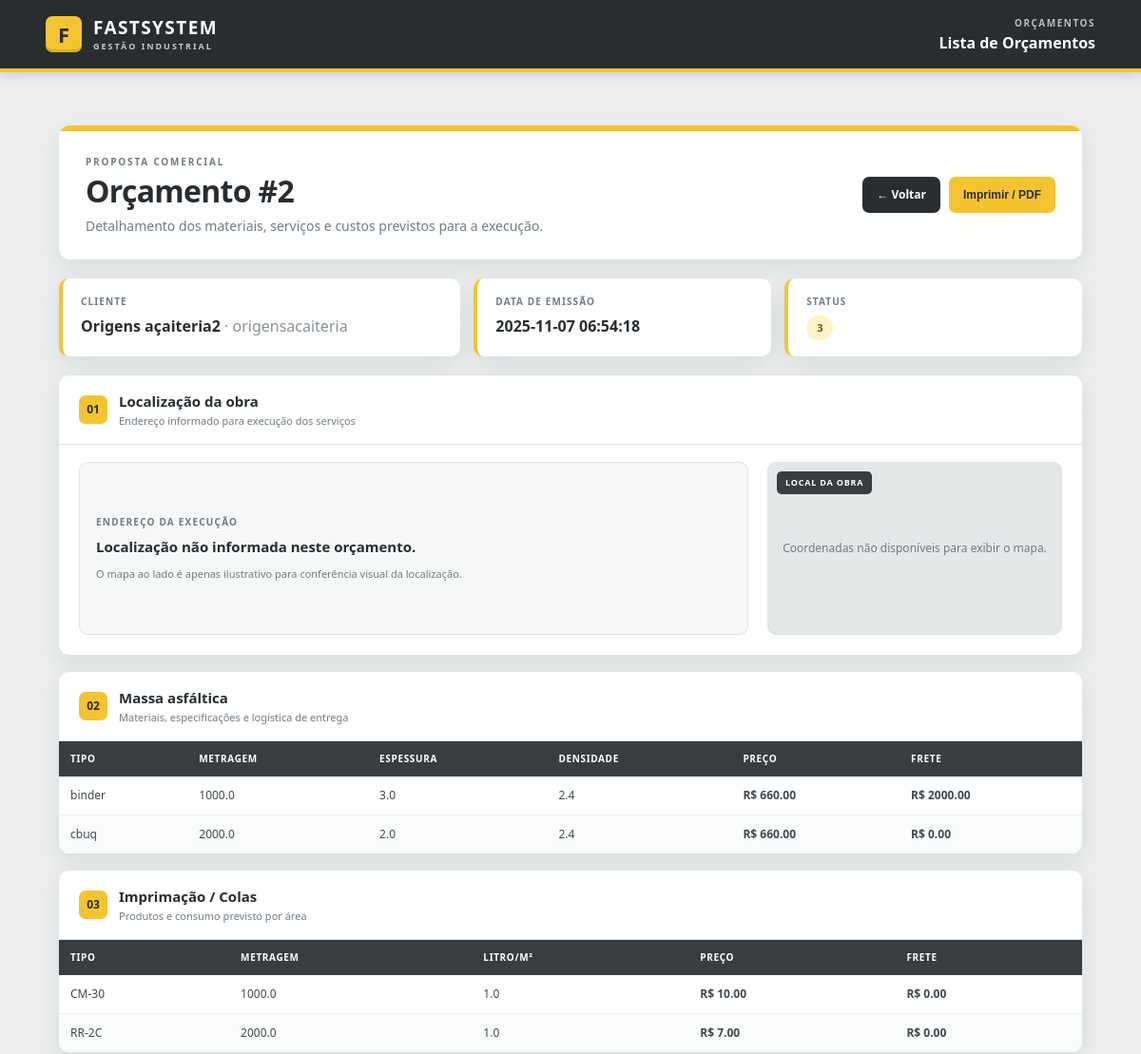
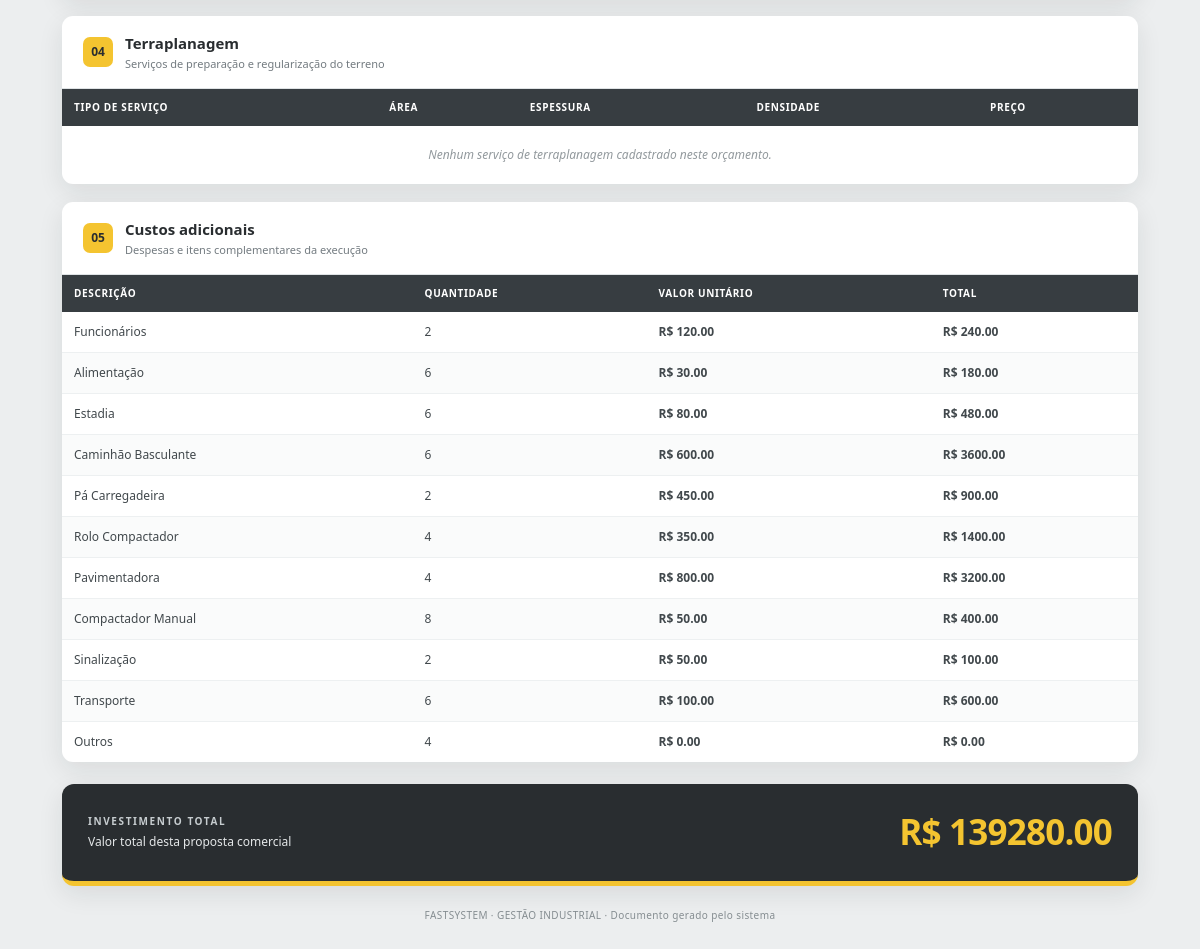
/orcamento/2, run on the app's committed database (2 pictures, top to bottom).
### tables this page shows
CREATE TABLE orcamentos (
    id INTEGER PRIMARY KEY AUTOINCREMENT,
    cliente_id INTEGER,
    cliente_nome TEXT,
    cliente_empresa TEXT,
    data_criacao TIMESTAMP DEFAULT CURRENT_TIMESTAMP,
    status_id INTEGER,
    total_geral REAL,
    observacoes TEXT, endereco TEXT, latitude REAL, longitude REAL,
    FOREIGN KEY (status_id) REFERENCES status(id)
);

CREATE TABLE camadas_massa (
    id INTEGER PRIMARY KEY AUTOINCREMENT,
    orcamento_id INTEGER,
    tipo TEXT,
    metragem REAL,
    espessura REAL,
    densidade REAL,
    preco REAL,
    perda REAL,
    frete REAL,
    FOREIGN KEY (orcamento_id) REFERENCES orcamentos(id)
);

CREATE TABLE camadas_cola (
    id INTEGER PRIMARY KEY AUTOINCREMENT,
    orcamento_id INTEGER,
    tipo TEXT,
    metragem REAL,
    litro_m REAL,
    litro_tonel REAL,
    preco_tonel REAL,
    perda REAL,
    frete_tonel REAL,
    FOREIGN KEY (orcamento_id) REFERENCES orcamentos(id)
);

CREATE TABLE custos_extras (
    id INTEGER PRIMARY KEY AUTOINCREMENT,
    orcamento_id INTEGER,
    tipo TEXT,
    quantidade INTEGER,
    valor_unitario REAL,
    total REAL,
    FOREIGN KEY (orcamento_id) REFERENCES orcamentos(id)
);

### app.py (the view)
@app.route("/orcamento/<int:orcamento_id>")
def ver_orcamento(orcamento_id):
    conn = sqlite3.connect("orcamentos.db")
    cur = conn.cursor()
    cur.execute("SELECT * FROM orcamentos WHERE id=?", (orcamento_id,))
    orc = cur.fetchone()
    if not orc:
        return f"<h3>Orçamento #{orcamento_id} não encontrado.</h3>"
    cur.execute("SELECT * FROM camadas_massa WHERE orcamento_id=?",
                (orcamento_id,))
    massas = cur.fetchall()
    cur.execute("SELECT * FROM camadas_cola WHERE orcamento_id=?",
                (orcamento_id,))
    colas = cur.fetchall()
    cur.execute("SELECT * FROM terraplanagem WHERE orcamento_id=?",
                (orcamento_id,))
    terra = cur.fetchall()
    cur.execute("SELECT * FROM custos_extras WHERE orcamento_id=?",
                (orcamento_id,))
    extras = cur.fetchall()
    conn.close()
    return render_template(
        "ver_orcamento.html",
        orc=orc, massas=massas, colas=colas, terra=terra, extras=extras
    )

### app.py (called while the page is built)
@app.context_processor
def inject_config():
    return dict(
        empresa_nome=configuracoes.nome_empresa,
        empresa_slogan=configuracoes.slogan_empresa,
        empresa_site=configuracoes.site_empresa,
        empresa_email=configuracoes.email_empresa,
        sistema_nome=configuracoes.nome_sistema
    )

### templates/ver_orcamento.html (shortened to what this page needs)
{% extends "base.html" %}
{% block secao_pagina %}ORÇAMENTOS{% endblock %}
{% block pagina_atual %}Lista de Orçamentos{% endblock %}
{% block head %}
  <link rel="stylesheet" href="https://unpkg.com/leaflet@1.9.4/dist/leaflet.css">
  {% endblock %}
{% block content %}
  {% set local = local_obra|default({}, true) %}
  {% if local is mapping %}
    {% set endereco_obra = local.endereco|default('', true) %}
    {% set latitude_obra = local.lat|default('', true) %}
    {% set longitude_obra = local.lng|default('', true) %}
  {% else %}
    {% set endereco_obra = local %}
    {% set latitude_obra = lat_obra|default('', true) %}
    {% set longitude_obra = lng_obra|default('', true) %}
  {% endif %}
  <main class="page">
    <section class="hero">
      <div class="hero-stripe"></div>
      <div class="hero-content">
        <div>
          <div class="eyebrow">Proposta comercial</div>
          <h1>Orçamento #{{ orc[0] }}</h1>
          <p class="hero-subtitle">Detalhamento dos materiais, serviços e custos previstos para a execução.</p>
        </div>
        <div class="hero-actions">
          <a class="btn btn-dark back-action" href="/orcamentos">← Voltar</a>
          <button class="btn btn-yellow" type="button" onclick="window.print()">Imprimir / PDF</button>
        </div>
      </div>
    </section>
    <section class="summary-grid" aria-label="Resumo do orçamento">
      <div class="summary-card">
        <div class="summary-label">Cliente</div>
        <div class="summary-value">{{ orc[2] }}{% if orc[3] %} <span style="color:#899196;font-weight:500">· {{ orc[3] }}</span>{% endif %}</div>
      </div>
      <div class="summary-card">
        <div class="summary-label">Data de emissão</div>
        <div class="summary-value">{{ orc[4] }}</div>
      </div>
      <div class="summary-card">
        <div class="summary-label">Status</div>
        <div class="summary-value"><span class="status">{{ orc[5] }}</span></div>
      </div>
    </section>
    <section class="section">
      <div class="section-head">
        <div class="section-number">01</div>
        <div>
          <h2 class="section-title">Localização da obra</h2>
          <p class="section-caption">Endereço informado para execução dos serviços</p>
        </div>
      </div>
      <div class="section-body">
        <div class="location-layout">
          <div class="location-address">
            <div class="location-kicker">Endereço da execução</div>
            <div class="location-text">
              {% if endereco_obra %}
                {{ endereco_obra }}
              {% else %}
                Localização não informada neste orçamento.
              {% endif %}
            </div>
            <div class="location-note">O mapa ao lado é apenas ilustrativo para conferência visual da localização.</div>
          </div>
          <div class="map-wrap">
            <div class="map-tag">Local da obra</div>
            {% if latitude_obra and longitude_obra %}
              <div id="mapa-orcamento"></div>
            {% else %}
              <div class="map-placeholder">Coordenadas não disponíveis para exibir o mapa.</div>
            {% endif %}
          </div>
        </div>
      </div>
    </section>
    <section class="section">
      <div class="section-head">
        <div class="section-number">02</div>
        <div>
          <h2 class="section-title">Massa asfáltica</h2>
          <p class="section-caption">Materiais, especificações e logística de entrega</p>
        </div>
      </div>
      <div class="table-wrap">
        <table>
          <thead><tr><th>Tipo</th><th>Metragem</th><th>Espessura</th><th>Densidade</th><th>Preço</th><th>Frete</th></tr></thead>
          <tbody>
            {% for m in massas %}
              <tr>
                <td>{{ m[2] }}</td><td>{{ m[3] }}</td><td>{{ m[4] }}</td><td>{{ m[5] }}</td>
                <td class="money">R$ {{ "%.2f"|format(m[6]|float) }}</td>
                <td class="money">R$ {{ "%.2f"|format(m[8]|float) }}</td>
              </tr>
            {% else %}
              <tr><td class="empty-row" colspan="6">Nenhum item de massa asfáltica neste orçamento.</td></tr>
            {% endfor %}
          </tbody>
        </table>
      </div>
    </section>
    <section class="section">
      <div class="section-head">
        <div class="section-number">03</div>
        <div>
          <h2 class="section-title">Imprimação / Colas</h2>
          <p class="section-caption">Produtos e consumo previsto por área</p>
        </div>
      </div>
      <div class="table-wrap">
        <table>
          <thead><tr><th>Tipo</th><th>Metragem</th><th>Litro/m²</th><th>Preço</th><th>Frete</th></tr></thead>
          <tbody>
            {% for c in colas %}
              <tr>
                <td>{{ c[2] }}</td><td>{{ c[3] }}</td><td>{{ c[4] }}</td>
                <td class="money">R$ {{ "%.2f"|format(c[7]|float) }}</td>
                <td class="money">R$ {{ "%.2f"|format(c[8]|float) }}</td>
              </tr>
            {% else %}
              <tr><td class="empty-row" colspan="5">Nenhum item de imprimação/cola neste orçamento.</td></tr>
            {% endfor %}
          </tbody>
        </table>
      </div>
    </section>
    <section class="section">
      <div class="section-head">
        <div class="section-number">04</div>
        <div>
          <h2 class="section-title">Terraplanagem</h2>
          <p class="section-caption">Serviços de preparação e regularização do terreno</p>
        </div>
      </div>
      <div class="table-wrap">
        <table>
          <thead><tr><th>Tipo de serviço</th><th>Área</th><th>Espessura</th><th>Densidade</th><th>Preço</th></tr></thead>
          <tbody>
            {% for t in terra %}
              <tr>
                <td>{{ t[2] }}</td><td>{{ t[3] }}</td><td>{{ t[4] }}</td><td>{{ t[5] }}</td>
                <td class="money">R$ {{ "%.2f"|format(t[6]|float) }}</td>
              </tr>
            {% else %}
              <tr><td class="empty-row" colspan="5">Nenhum serviço de terraplanagem cadastrado neste orçamento.</td></tr>
            {% endfor %}
          </tbody>
        </table>
      </div>
    </section>
    <section class="section">
      <div class="section-head">
        <div class="section-number">05</div>
        <div>
          <h2 class="section-title">Custos adicionais</h2>
          <p class="section-caption">Despesas e itens complementares da execução</p>
        </div>
      </div>
      <div class="table-wrap">
        <table>
          <thead><tr><th>Descrição</th><th>Quantidade</th><th>Valor unitário</th><th>Total</th></tr></thead>
          <tbody>
            {% for e in extras %}
              <tr>
                <td>{{ e[2] }}</td><td>{{ e[3] }}</td>
                <td class="money">R$ {{ "%.2f"|format(e[4]|float) }}</td>
                <td class="money">R$ {{ "%.2f"|format(e[5]|float) }}</td>
              </tr>
            {% else %}
              <tr><td class="empty-row" colspan="4">Nenhum custo adicional neste orçamento.</td></tr>
            {% endfor %}
          </tbody>
        </table>
      </div>
    </section>
    <section class="total-panel">
      <div>
        <div class="total-label">Investimento total</div>
        <div class="total-description">Valor total desta proposta comercial</div>
      </div>
      <div class="total-value">R$ {{ "%.2f"|format(orc[6]|float) }}</div>
    </section>
    <footer class="footer">
      FASTSYSTEM · GESTÃO INDUSTRIAL · Documento gerado pelo sistema
    </footer>
  </main>
{% endblock %}

### templates/base.html (style rules this page uses)
:root { --fs-grafite: #292d30; --fs-amarelo: #f4c430; --fs-fundo: #eceeef; --fs-texto: #25292c; --fs-branco: #fff; }
* { box-sizing: border-box; }
body { margin: 0; min-height: 100vh; background: var(--fs-fundo); color: var(--fs-texto); font-family: Arial, Helvetica, sans-serif; }

### data on the page
orcamentos: id "2", cliente_nome "Origens açaiteria2", cliente_empresa "origensacaiteria", data_criacao "2025-11-07 06:54:18", status "3", total_geral "139280.00"
camadas_massa: tipo "binder", metragem "1000.0", espessura "3.0", densidade "2.4", preco "660.00", frete "2000.00"
camadas_massa: tipo "cbuq", metragem "2000.0", espessura "2.0", densidade "2.4", preco "660.00", frete "0.00"
camadas_cola: tipo "CM-30", metragem "1000.0", litro_m "1.0", perda "10.00", frete_tonel "0.00"
camadas_cola: tipo "RR-2C", metragem "2000.0", litro_m "1.0", perda "7.00", frete_tonel "0.00"
custos_extras: tipo "Funcionários", quantidade "2", valor_unitario "120.00", total "240.00"
custos_extras: tipo "Alimentação", quantidade "6", valor_unitario "30.00", total "180.00"
custos_extras: tipo "Estadia", quantidade "6", valor_unitario "80.00", total "480.00"
custos_extras: tipo "Caminhão Basculante", quantidade "6", valor_unitario "600.00", total "3600.00"
custos_extras: tipo "Pá Carregadeira", quantidade "2", valor_unitario "450.00", total "900.00"
custos_extras: tipo "Rolo Compactador", quantidade "4", valor_unitario "350.00", total "1400.00"
custos_extras: tipo "Pavimentadora", quantidade "4", valor_unitario "800.00", total "3200.00"
custos_extras: tipo "Compactador Manual", quantidade "8", valor_unitario "50.00", total "400.00"
custos_extras: tipo "Sinalização", quantidade "2", valor_unitario "50.00", total "100.00"
custos_extras: tipo "Transporte", quantidade "6", valor_unitario "100.00", total "600.00"
custos_extras: tipo "Outros", quantidade "4", valor_unitario "0.00", total "0.00"
